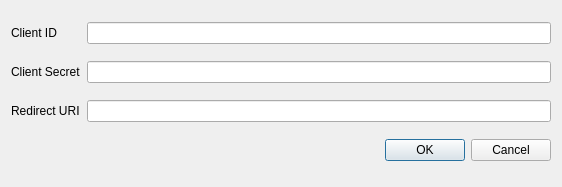
<?xml version="1.0" encoding="UTF-8"?>
<ui version="4.0">
 <class>SettingsDialog</class>
 <widget class="QDialog" name="SettingsDialog">
  <property name="geometry">
   <rect>
    <x>0</x>
    <y>0</y>
    <width>562</width>
    <height>187</height>
   </rect>
  </property>
  <property name="windowTitle">
   <string>Settings</string>
  </property>
  <layout class="QGridLayout" name="gridLayout">
   <item row="0" column="0">
    <widget class="QLabel" name="label">
     <property name="text">
      <string>Client ID</string>
     </property>
    </widget>
   </item>
   <item row="0" column="1">
    <widget class="QLineEdit" name="clientIdLineEdit"/>
   </item>
   <item row="1" column="0">
    <widget class="QLabel" name="label_2">
     <property name="text">
      <string>Client Secret</string>
     </property>
    </widget>
   </item>
   <item row="1" column="1">
    <widget class="QLineEdit" name="clientSecretLineEdit"/>
   </item>
   <item row="2" column="0">
    <widget class="QLabel" name="label_3">
     <property name="text">
      <string>Redirect URI</string>
     </property>
    </widget>
   </item>
   <item row="2" column="1">
    <widget class="QLineEdit" name="redirectUriLineEdit"/>
   </item>
   <item row="3" column="1">
    <widget class="QDialogButtonBox" name="buttonBox">
     <property name="orientation">
      <enum>Qt::Horizontal</enum>
     </property>
     <property name="standardButtons">
      <set>QDialogButtonBox::Cancel|QDialogButtonBox::Ok</set>
     </property>
    </widget>
   </item>
  </layout>
 </widget>
 <resources/>
 <connections>
  <connection>
   <sender>buttonBox</sender>
   <signal>accepted()</signal>
   <receiver>SettingsDialog</receiver>
   <slot>accept()</slot>
   <hints>
    <hint type="sourcelabel">
     <x>248</x>
     <y>254</y>
    </hint>
    <hint type="destinationlabel">
     <x>157</x>
     <y>274</y>
    </hint>
   </hints>
  </connection>
  <connection>
   <sender>buttonBox</sender>
   <signal>rejected()</signal>
   <receiver>SettingsDialog</receiver>
   <slot>reject()</slot>
   <hints>
    <hint type="sourcelabel">
     <x>316</x>
     <y>260</y>
    </hint>
    <hint type="destinationlabel">
     <x>286</x>
     <y>274</y>
    </hint>
   </hints>
  </connection>
 </connections>
</ui>
